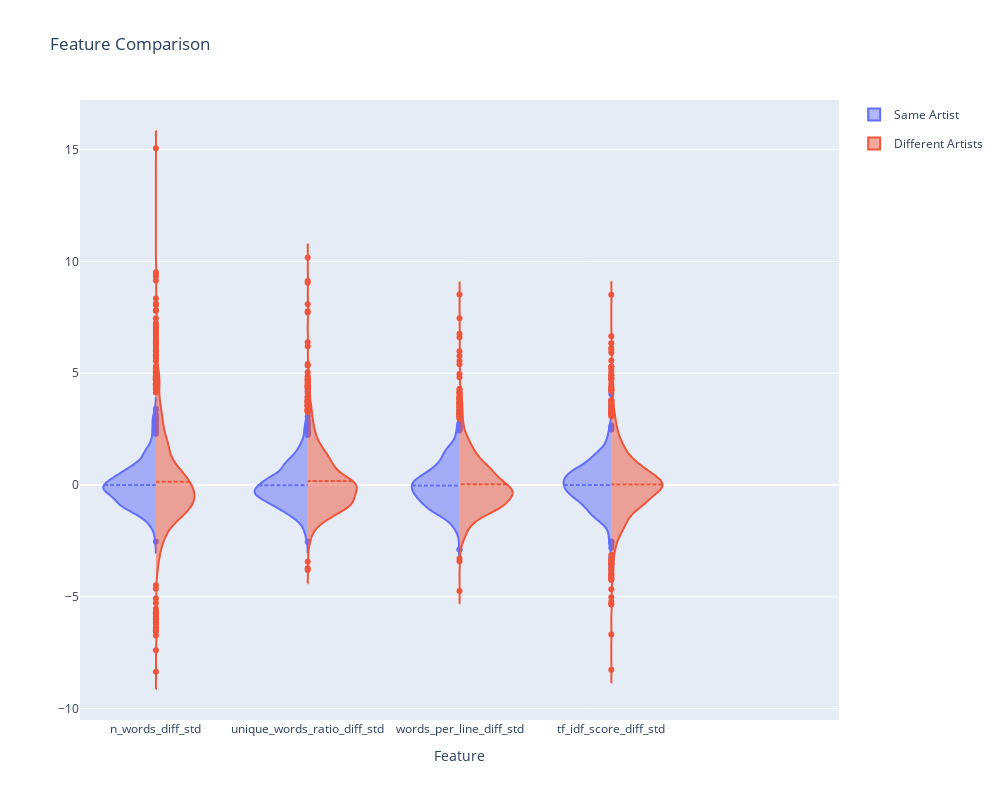

The code cell stored with this chart in its notebook:
### Code cell
fig = violine_feature_plot(feature_df, ['n_words_diff_std', 'unique_words_ratio_diff_std', 'words_per_line_diff_std', 'tf_idf_score_diff_std'])
fig.update_layout(
    autosize=False,
    width=1000,
    height=800,)
fig.update_xaxes(range=[-0.5, 4.5])
fig.show()

### Figure 1 — Plotly figure (JSON) as saved in the notebook; plotly's stock layout.template omitted (floating-point values rounded to 4 significant figures; data arrays with more than 128 entries replaced by an {"elided": "..."} marker saying what was removed)
{"data": [{"legendgroup": "Same Artist", "meanline": {"visible": true}, "name": "Same Artist", "scalegroup": "Same Artist", "side": "negative", "type": "violin", "x": {"elided": "2640 str values"}, "y": {"elided": "2640 float values"}}, {"legendgroup": "Different Artists", "meanline": {"visible": true}, "name": "Different Artists", "scalegroup": "Different Artists", "side": "positive", "type": "violin", "x": {"elided": "5280 str values"}, "y": {"elided": "5280 float values"}}], "layout": {"autosize": false, "height": 800, "title": {"text": "Feature Comparison"}, "violingap": 0, "violinmode": "overlay", "width": 1000, "xaxis": {"range": [-0.5, 4.5], "title": {"text": "Feature"}}}}
